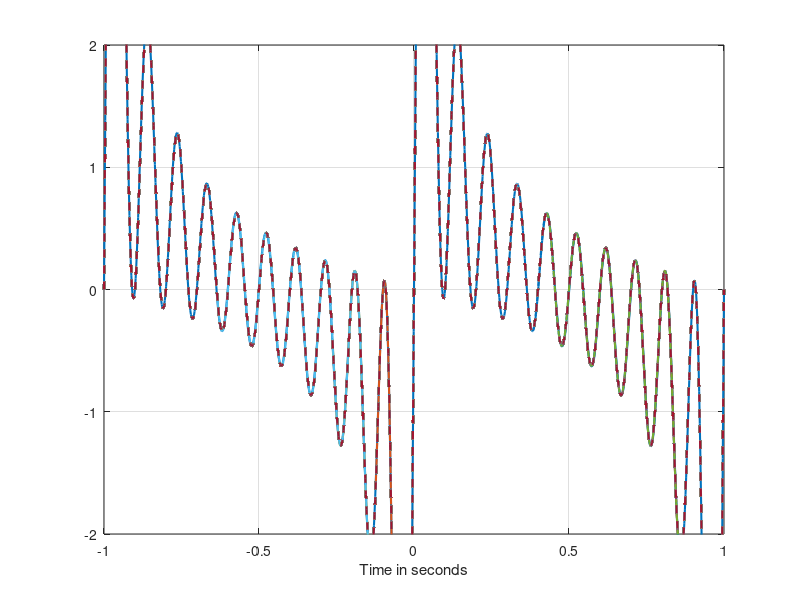
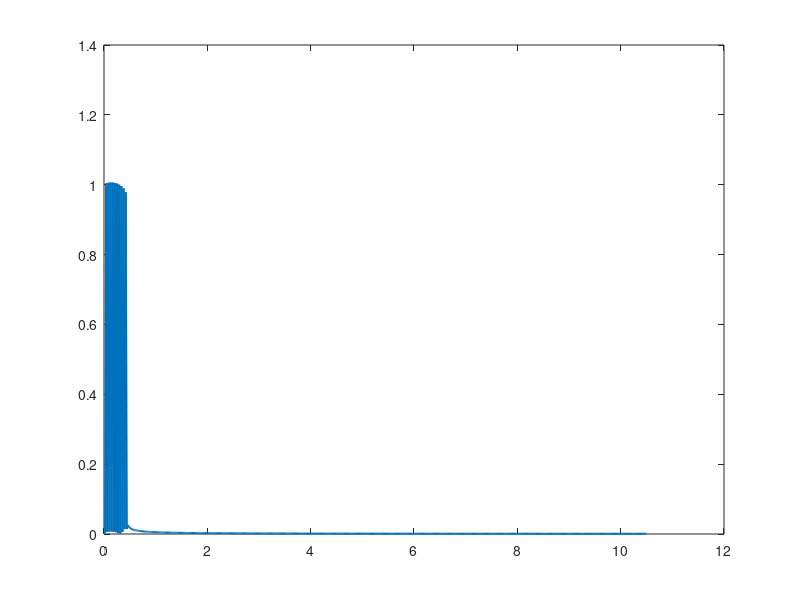
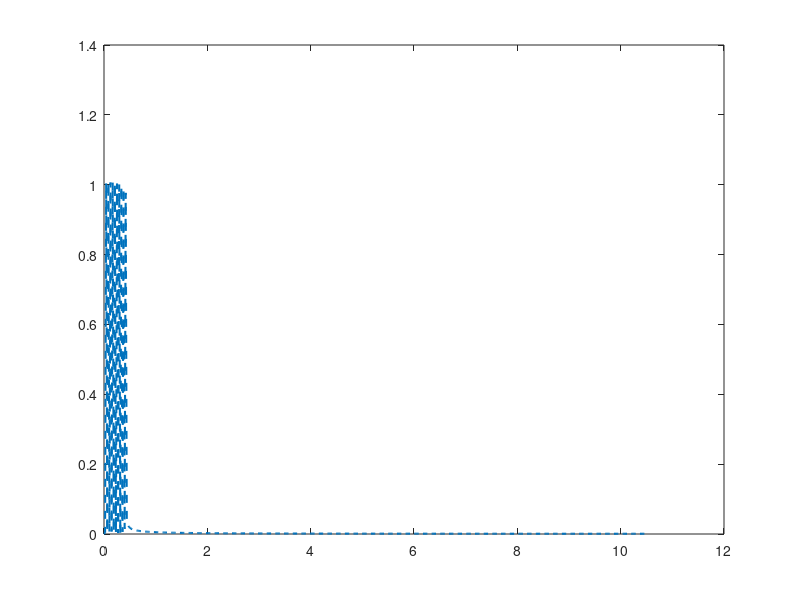

MATLAB code for these plots, in order:
fs=21;
N=50;
Ts = 1/fs;
tn = Ts*(-N:1:N);
tdash=tn';

randn('state',7)
a=0.25*randn(10,1);
s=zeros(N*2+1,1);
for i=1:10
    s1=1*sin(2*pi*(i)*tdash);
    s=s+s1;
end


t = -1:2/999:1;
xh = 0;
for i = 1:(2*N+1),
    n = i - N - 1;
    tw = (t - n*Ts)/Ts;
    xh = xh + s(i)*sinc(tw(:));
end
plot(t,xh,'-','linewidth',1.5)
ss=zeros(1000,1);

for i=1:10
    s2=1*sin(2*pi*(i)*t);
    ss=ss+s2;
end
hold on;
plot(t,ss','--','linewidth',1.5)
axis([-1 1 -2 2])
% title('(a) Comparing x-hat(t)(solid line) with x(t)(dashed line): fs = 1 Hz, 25 samples')
xlabel('Time in seconds')
grid

Y = fft(xh);
L=1000;
P2 = abs(Y/L);
P1 = P2(1:L/2+1);
figure
Fs=fs;
f = Fs*(0:(L/2))/L;
P1(2:end-1) = 2*P1(2:end-1);
plot(f,P1,'-','linewidth',1.5)

figure
Y = fft(ss(1,:));
L=1000;
P2 = abs(Y/L);
P1 = P2(1:L/2+1);
Fs=fs;
f = Fs*(0:(L/2))/L;
P1(2:end-1) = 2*P1(2:end-1);
plot(f,P1,'--','linewidth',1.5)

